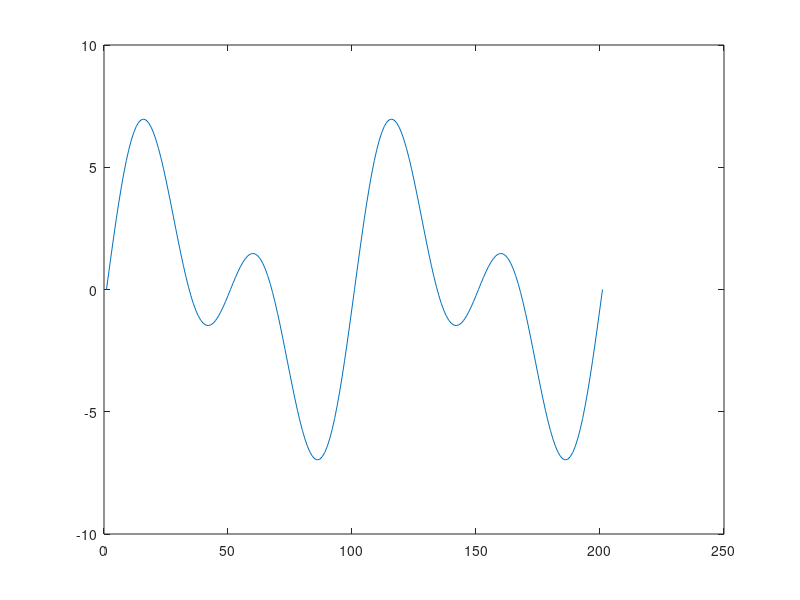

This chart was generated by the following MATLAB code: (Note: this script raises an error after producing the figure.)
clear;
t=0:0.01:2;
f=1;
y=sin(2*pi*f*t) + sin(4*pi*f*t);
phi=[ones(1,length(t)); y];
distortion = 1/10;
gain=4;
yd=tanh(y*distortion)/distortion * gain;
plot(yd)
%c=((phi*phi')^(-1))*(phi*yd')
error = (yd-c'*phi);
error=error*error'
gain=c(2)
dc_bias=c(1)